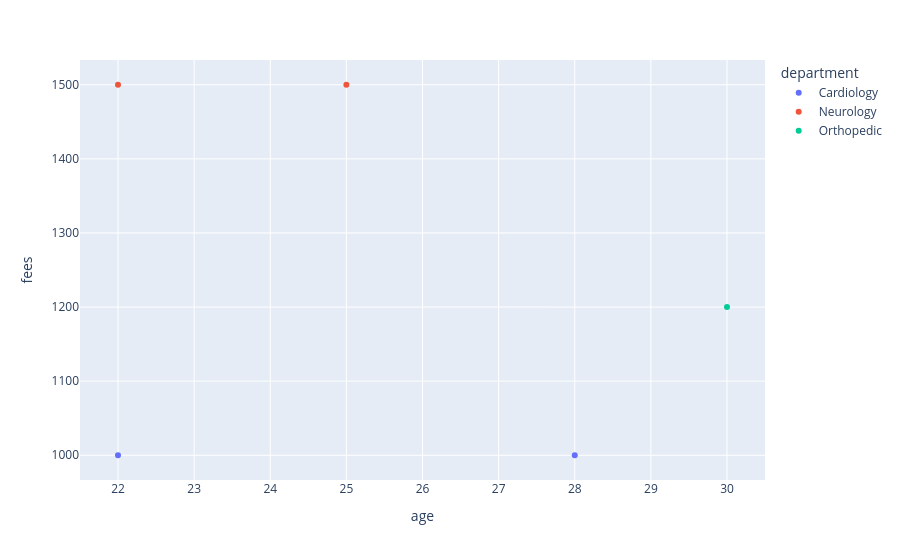

Write notebook code for a chart like this one.
### Code cell
# Interactive Scatter Plot
fig = px.scatter(hospital_df,x='age',y='fees',color='department',hover_data=['patient_name','doctor_name'])
fig.show()

### Figure 1 — Plotly figure (JSON) as saved in the notebook; plotly's stock layout.template omitted (floating-point values rounded to 4 significant figures)
{"data": [{"customdata": [["Rahul", "Dr. Mehta"], ["Sneha", "Dr. Mehta"]], "hovertemplate": "department=Cardiology<br>age=%{x}<br>fees=%{y}<br>patient_name=%{customdata[0]}<br>doctor_name=%{customdata[1]}<extra></extra>", "legendgroup": "Cardiology", "marker": {"color": "#636efa", "symbol": "circle"}, "mode": "markers", "name": "Cardiology", "orientation": "v", "showlegend": true, "type": "scatter", "x": [22, 28], "xaxis": "x", "y": [1000, 1000], "yaxis": "y"}, {"customdata": [["Rahul", "Dr. Shah"], ["Priya", "Dr. Shah"]], "hovertemplate": "department=Neurology<br>age=%{x}<br>fees=%{y}<br>patient_name=%{customdata[0]}<br>doctor_name=%{customdata[1]}<extra></extra>", "legendgroup": "Neurology", "marker": {"color": "#EF553B", "symbol": "circle"}, "mode": "markers", "name": "Neurology", "orientation": "v", "showlegend": true, "type": "scatter", "x": [22, 25], "xaxis": "x", "y": [1500, 1500], "yaxis": "y"}, {"customdata": [["Amit", "Dr. Patel"]], "hovertemplate": "department=Orthopedic<br>age=%{x}<br>fees=%{y}<br>patient_name=%{customdata[0]}<br>doctor_name=%{customdata[1]}<extra></extra>", "legendgroup": "Orthopedic", "marker": {"color": "#00cc96", "symbol": "circle"}, "mode": "markers", "name": "Orthopedic", "orientation": "v", "showlegend": true, "type": "scatter", "x": [30], "xaxis": "x", "y": [1200], "yaxis": "y"}], "layout": {"legend": {"title": {"text": "department"}, "tracegroupgap": 0}, "margin": {"t": 60}, "xaxis": {"anchor": "y", "domain": [0, 1], "title": {"text": "age"}}, "yaxis": {"anchor": "x", "domain": [0, 1], "title": {"text": "fees"}}}}
